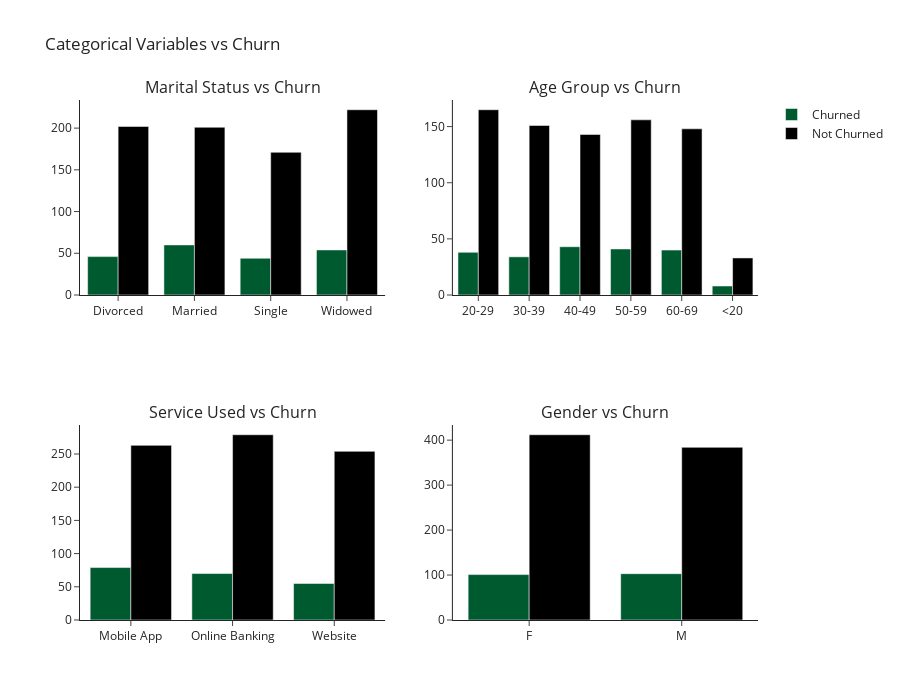

Notebook source saved alongside this figure:
### Markdown cell above
1. Churned customers seem to have lower transaction amounts on average
2. Customers who churned, logged in less frequently

### Code cell
# Lloyds Bank colours
lloyds_colors = ['#005A30', '#000000']

# Create subplots
fig = make_subplots(
    rows=2, cols=2,
    subplot_titles=(
        "Marital Status vs Churn",
        "Age Group vs Churn",
        "Service Used vs Churn",
        "Gender vs Churn"
    )
)

# Helper function to add bar traces
def add_bar_trace(df, x_col, row, col, color):
    grouped = df.groupby([x_col, 'Churn']).size().unstack().fillna(0)
    for i, churn_status in enumerate(grouped.columns):
        fig.add_trace(go.Bar(
            x=grouped.index,
            y=grouped[churn_status],
            name=churn_status,
            marker_color=color[i % len(color)],
            showlegend=(row == 1 and col == 1)  # Show legend only once
        ), row=row, col=col)

# Add plots
add_bar_trace(df, 'MaritalStatus', 1, 1, lloyds_colors)
add_bar_trace(df, 'AgeGroup', 1, 2, lloyds_colors)
add_bar_trace(df, 'ServiceUsage', 2, 1, lloyds_colors)
add_bar_trace(df, 'Gender', 2, 2, lloyds_colors)

# Layout styling
fig.update_layout(
    title_text="Categorical Variables vs Churn",
    barmode='group',
    template="simple_white",
    height=700,
    width=900
)

fig.show()

### Figure 1 — Plotly figure (JSON) as saved in the notebook; plotly's stock layout.template omitted (floating-point values rounded to 4 significant figures)
{"data": [{"marker": {"color": "#005A30"}, "name": "Churned", "showlegend": true, "type": "bar", "x": ["Divorced", "Married", "Single", "Widowed"], "xaxis": "x", "y": [46, 60, 44, 54], "yaxis": "y"}, {"marker": {"color": "#000000"}, "name": "Not Churned", "showlegend": true, "type": "bar", "x": ["Divorced", "Married", "Single", "Widowed"], "xaxis": "x", "y": [202, 201, 171, 222], "yaxis": "y"}, {"marker": {"color": "#005A30"}, "name": "Churned", "showlegend": false, "type": "bar", "x": ["20-29", "30-39", "40-49", "50-59", "60-69", "<20"], "xaxis": "x2", "y": [38, 34, 43, 41, 40, 8], "yaxis": "y2"}, {"marker": {"color": "#000000"}, "name": "Not Churned", "showlegend": false, "type": "bar", "x": ["20-29", "30-39", "40-49", "50-59", "60-69", "<20"], "xaxis": "x2", "y": [165, 151, 143, 156, 148, 33], "yaxis": "y2"}, {"marker": {"color": "#005A30"}, "name": "Churned", "showlegend": false, "type": "bar", "x": ["Mobile App", "Online Banking", "Website"], "xaxis": "x3", "y": [79, 70, 55], "yaxis": "y3"}, {"marker": {"color": "#000000"}, "name": "Not Churned", "showlegend": false, "type": "bar", "x": ["Mobile App", "Online Banking", "Website"], "xaxis": "x3", "y": [263, 279, 254], "yaxis": "y3"}, {"marker": {"color": "#005A30"}, "name": "Churned", "showlegend": false, "type": "bar", "x": ["F", "M"], "xaxis": "x4", "y": [101, 103], "yaxis": "y4"}, {"marker": {"color": "#000000"}, "name": "Not Churned", "showlegend": false, "type": "bar", "x": ["F", "M"], "xaxis": "x4", "y": [412, 384], "yaxis": "y4"}], "layout": {"annotations": [{"font": {"size": 16}, "showarrow": false, "text": "Marital Status vs Churn", "x": 0.225, "xanchor": "center", "xref": "paper", "y": 1, "yanchor": "bottom", "yref": "paper"}, {"font": {"size": 16}, "showarrow": false, "text": "Age Group vs Churn", "x": 0.775, "xanchor": "center", "xref": "paper", "y": 1, "yanchor": "bottom", "yref": "paper"}, {"font": {"size": 16}, "showarrow": false, "text": "Service Used vs Churn", "x": 0.225, "xanchor": "center", "xref": "paper", "y": 0.375, "yanchor": "bottom", "yref": "paper"}, {"font": {"size": 16}, "showarrow": false, "text": "Gender vs Churn", "x": 0.775, "xanchor": "center", "xref": "paper", "y": 0.375, "yanchor": "bottom", "yref": "paper"}], "barmode": "group", "height": 700, "title": {"text": "Categorical Variables vs Churn"}, "width": 900, "xaxis": {"anchor": "y", "domain": [0, 0.45]}, "xaxis2": {"anchor": "y2", "domain": [0.55, 1]}, "xaxis3": {"anchor": "y3", "domain": [0, 0.45]}, "xaxis4": {"anchor": "y4", "domain": [0.55, 1]}, "yaxis": {"anchor": "x", "domain": [0.625, 1]}, "yaxis2": {"anchor": "x2", "domain": [0.625, 1]}, "yaxis3": {"anchor": "x3", "domain": [0, 0.375]}, "yaxis4": {"anchor": "x4", "domain": [0, 0.375]}}}
